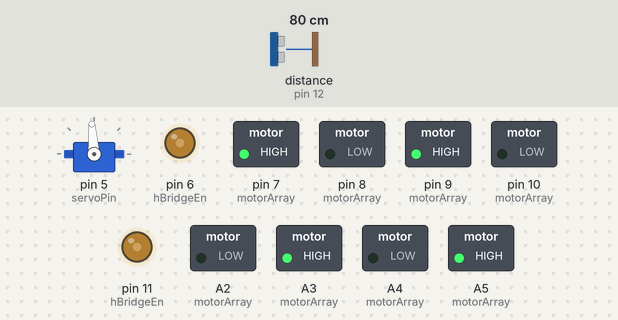
Simulated run of this sketch. Board: Arduino Uno, built with avr-gcc and run on an emulated ATmega328P. On the bench: servo, switched loads named in the sketch (green lamp = pin HIGH), output pins drawn as LEDs (lit = HIGH). Wiring (inferred from the names in the program): ultrasonic range finder: trigger pin 13; echo pin 12. Inputs (shaded band) come from the test bench; at power-on: distance to the obstacle (sensor on pin 12) 80 cm. The echo pulse lasts 58.3 µs per cm; pins used as bus, display or sensor lines are not drawn.

Above: at 1.35 s.
1.4 s: distance to the obstacle (sensor on pin 12) set to 2 cm
At 3.6 s:
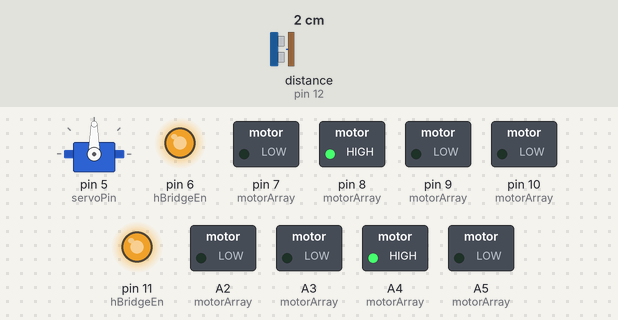
4.4 s: distance to the obstacle (sensor on pin 12) set to 120 cm
7.4 s: distance to the obstacle (sensor on pin 12) set to 250 cm
At 8.68 s:
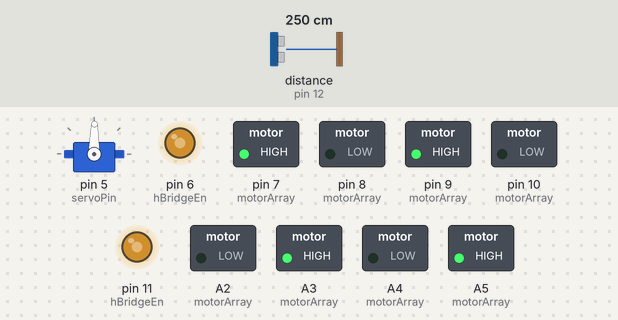
10.4 s: distance to the obstacle (sensor on pin 12) set to 60 cm
At 10.61 s:
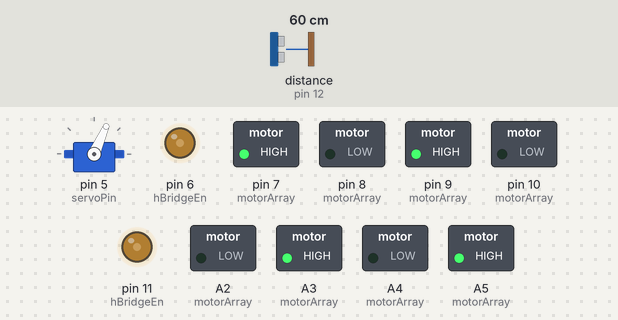
Timing chart, 0 to 14.4 s (numbered marks = the images above; inputs shaded):
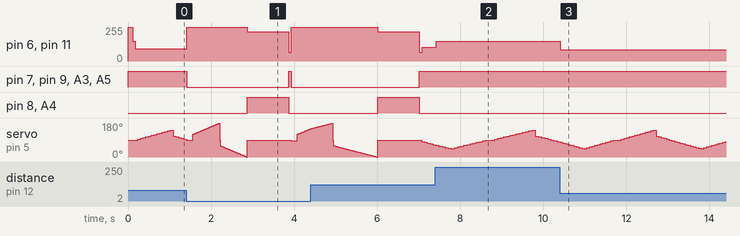

The sketch:

Car_Project_David_Garrett.ino
```cpp
// David Garrett
// 12-15-21
// Car Project

// Goal: Car drives forward and avoids obstacles
// What the car does: Drives forward. Stops when gets too close to object. Reverse/Turn. Drives forward and repeats cycle.
// Arduino Enables two h-bridges which drives two motors/tires each. Also chooses if tires spin forward, backwards, or stop
// Ping Sensor measures distance in front of car.
// Servo motor turns the ping sensor. Determines if objects are close on left and right side of car


#include <Servo.h>  // includes servo header

#define ArrayLength(x) (sizeof(x) / sizeof(x[0]))  // Determines the length of arrow

//////////////////////////////////
//FRONT IN1/IN2 ---- Front Right Tire
//When IN1 HIGH/IN2 LOW --- Forward

//FRONT IN3/IN4 --- Front Left Tire
//When IN3 HIGH/IN4 LOW - Forward

//Back IN1 IN2 ---- Back Right Tire
//IN1 High IN2 Low --- Forward

//Back IN3/IN Back Right Tire
//When IN4 High, IN3 Low -- Forward

///// IN1/2  === RIGHT SIDE
///// IN3/4  === LEFT SIDE
///////////////////////////////////////

// pins for the h-bridge
int motorIn1Front = A5;
int motorIn2Front = A4;
int motorIn3Front = A3;
int motorIn4Front = A2;
int hBridgeEnRight = 6;
int motorIn1Back = 7;
int motorIn2Back = 8;
int motorIn3Back = 9;
int motorIn4Back = 10;
int hBridgeEnLeft = 11;
int rate = 150; // step of motor


// Array for motor pins
int motorArray[] = {motorIn1Front, motorIn2Front, motorIn3Front, motorIn4Front,
                    motorIn1Back, motorIn2Back, motorIn3Back, motorIn4Back
                   };
// Array for EN pin for right and left side of tires
int hBridgeEn[] = {hBridgeEnRight, hBridgeEnLeft};

// declarations/pin values for servo
int servoPin = 5;
int pause = 11;
Servo myServo; // creates object myServo
// SERVO --- RED 5V, ORANGE SIG, BROWN GND

// declaration/pin values for ping sensor
int echo = 12;
int trig = 13;
int echoVal;


void setup() {

  // set pinmode to output for all the motor pins
  for (int i = 0; i < ArrayLength(motorArray); i++) {
    pinMode(motorArray[i], OUTPUT);
  }

  myServo.attach(servoPin); // servo pin
  myServo.write(90);  // centers servo

  // Ping Sensor Pins
  pinMode(trig, OUTPUT);
  pinMode(echo, INPUT);

  forward4(255); // makes the motors work properly, needs to be high speed before going slow

  delay(50);

}

void loop() {
  forward4(rate); // drives forward
  i80spin(); // spins servo, pings, stops if ping sensor too close to object


}

void i80spin() {  // Spins servo 60 degrees back and forth
  for (int i = 90; i <= 145; i += 4) { // Each number i represents a degree the servo can spin
    // left spin
    myServo.write(i); // turn servo
    pingStop(); // ping sensor
  }

  for ( int i = 110; i >= 45; i -= 4) { // Each number i represents a degree the servo can spin
    // right spin
    myServo.write(i); // tern servo
    pingStop(); // ping sensor
  }
    for (int i = 45; i <= 90; i += 4) { // Each number i represents a degree the servo can spin
    // back to middle
    myServo.write(i); // tern servo
    pingStop(); // ping sensor
  }
}

void pingStop() {
  int cmDist = ping(); // figures out the distance in centimeter
  int forMapFunction = cmDist; // new value for map function
  if ( forMapFunction > 400 ) { // map function doesn't work without this if statement
    forMapFunction = 400;       // maximum value is 400. Car won't run if value goes above 400 with map function
  }
  rate = map(forMapFunction, 30, 400, 75, 200); // 30cm = only 75 speed, 400cm = 200 speed

  if (cmDist > 35 ) { // if distance greater than 40cm, go forward
    forward4(rate);
  } else { // below 40 cm
    off(); // turn off
    delay(50);
    int PingVal = i80spinNoSpin(); // figure out if object is closer to left or right side of car
    if (PingVal == 1) { // if left, turn right. If right, turn left
      rightBack(rate);
    } else {
      leftBack(rate);
    }
    delay(300);
    forward4(rate); // go forward again

  }
}


int i80spinNoSpin() {  // Spings servo 180 degrees back and forth and pings

  off(); // makes the car stop moving
  int cmDistLeftHighestVal = 0;
  int cmDistRightHighestVal = 0;

  //////////////////////
  // Figures out which way to turn.
  // measure the ping on left and right side of car

  // turn ping sensor left

  for (int i = 120; i <= 179; i += 1) { // Each number i represents a degree the servo can sping
    myServo.write(i);
    int cmDistLeft = ping();
    if (cmDistLeft > cmDistLeftHighestVal) {
      cmDistLeftHighestVal = cmDistLeft;
    }
    delay(10);
  }

  myServo.write(90);
  delay(10);

  // turns ping sensor right and pings

  for ( int i = 60; i >= 0; i -= 1) { // Each number i represents a degree the servo can sping
    myServo.write(i);
    int cmDistRight = ping();
    if (cmDistRight > cmDistRightHighestVal) {
      cmDistRightHighestVal = cmDistRight;
    }
    delay(10);
  }

  ///////////////////

  myServo.write(90);
  delay(1);

  // highest ping on both right and left side gets compared
  // based on the highest ping, it'll either turn left or right

  if ( cmDistLeftHighestVal > cmDistRightHighestVal ) {
    return 0;
  } else {
    return 1;
  }
}

void rightBack(int rate) { // makes the car turn right, only spins the left tires
  for (int i = 0; i < ArrayLength(hBridgeEn); i++) {
    digitalWrite(hBridgeEn[i], LOW);
  }
  for (int i = 0; i < ArrayLength(motorArray); i = i + 4) { // only writes to left tires
    digitalWrite(motorArray[i], LOW);
    digitalWrite(motorArray[i + 1], HIGH);
  }
  for (int i = 0; i < ArrayLength(hBridgeEn); i++) {
    analogWrite(hBridgeEn[i], 220
    );
  }
  delay(700);
}


void leftBack(int rate) { // makes the car turn left, only spins the right tires
  for (int i = 0; i < ArrayLength(hBridgeEn); i++) {
    digitalWrite(hBridgeEn[i], LOW);
  }
  for (int i = 2; i < ArrayLength(motorArray); i = i + 4) { // only writes to right tires
    digitalWrite(motorArray[i], LOW);
    digitalWrite(motorArray[i + 1], HIGH);
  }
  for (int i = 0; i < ArrayLength(hBridgeEn); i++) {
    analogWrite(hBridgeEn[i], 220);
  }
  delay(700);
}

void forward4(int rate) { // makes all the tires go forward
  for (int i = 0; i < ArrayLength(hBridgeEn); i++) {
    digitalWrite(hBridgeEn[i], LOW);
  }
  for (int i = 0; i < ArrayLength(motorArray); i = i + 2) {
    digitalWrite(motorArray[i], HIGH);
    digitalWrite(motorArray[i + 1], LOW);
  }
  for (int i = 0; i < ArrayLength(hBridgeEn); i++) {
    analogWrite(hBridgeEn[i], rate);
  }
  delay(60);
}

void off() { // Shuts off all the tires
  for (int i = 0; i < ArrayLength(hBridgeEn); i++) {
    digitalWrite(hBridgeEn[i], LOW);
  }
  for (int i = 0; i < ArrayLength(motorArray); i = i + 2) {
    digitalWrite(motorArray[i], LOW);
    digitalWrite(motorArray[i], LOW);
  }
  for (int i = 0; i < ArrayLength(hBridgeEn); i++) {
    digitalWrite(hBridgeEn[i], HIGH);
  }
  delay(50);
}


void boom() {  // Function prints out the distance of ping sensor
  int distance = ping();
  Serial.print("\nThe Distance is ");
  Serial.print(distance);
  Serial.print(" centimeters.");
}

int ping() { // function converts value from ping sensor to distance in centimeter
  long pingTime;
  trigger(); // triggers ping
  pingTime = pulseIn(echo, HIGH);  // value from the ping
  return ((pingTime / 29) / 2);  // returns value apprx in centermeter
  // 343 m/s and or 34.3 cm/ms -- speed of sound
  // ping sensor measures echo, time for echo return equals the amount of distance
}

void trigger() {  // triggers the ping sensor
  digitalWrite(trig, LOW);
  delayMicroseconds(2);
  digitalWrite(trig, HIGH);
  delayMicroseconds(2);
  digitalWrite(trig, LOW);
}
```

Measured:
- after the input at 1.4 s, pin 6 (hBridgeEn): 91/255 → 255/255 at once, → 220/255 1.5 s later, → 66/255 1.0 s later, → 255/255 0.06 s later; pin 7 (motorArray): HIGH → LOW at once, → HIGH 2.5 s later, → LOW 0.06 s later
- after the input at 7.4 s, pin 6 (hBridgeEn), pin 11 (hBridgeEn): 105/255 → 149/255 at once
- after the input at 10.4 s, pin 6 (hBridgeEn), pin 11 (hBridgeEn): 149/255 → 85/255 at once
